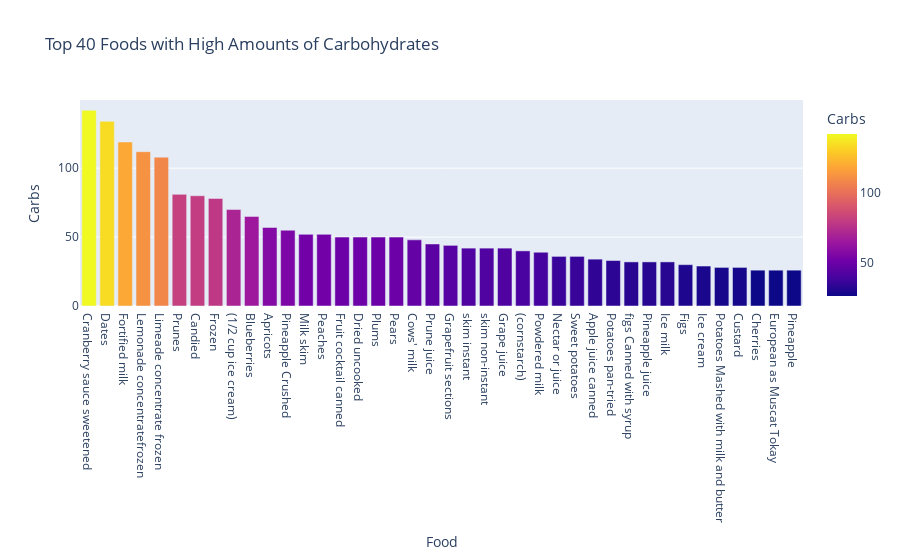

The cell this chart's notebook holds for it:
### Markdown cell above
The graph below shows the top 40 Foods with high level of Carbohydrates which can help people to consume the right level of carbohydrates in their diet

### Code cell
alls=[ 'Dairy products', 'Fats, Oils, Shortenings', 'Meat, Poultry',' Vegetables A-E',
 'Vegetables R-Z', 'Fruits A-F', 'Fruits G-P', 'Fiber', 'Fish, Seafood','Breads, cereals, fastfood,grains','Seeds and Nuts']

carbs= nutrients[nutrients['Category'].isin(alls)]

carbs= carbs.sort_values(by='Carbs', ascending= False)
top_40_carbs=carbs.head(40)
fig = px.bar(top_40_carbs, x='Food', y='Carbs', color='Carbs', title= 'Top 40 Foods with High Amounts of Carbohydrates')
fig.show()

### Figure 1 — Plotly figure (JSON) as saved in the notebook; plotly's stock layout.template omitted (floating-point values rounded to 4 significant figures)
{"data": [{"alignmentgroup": "True", "hovertemplate": "Food=%{x}<br>Carbs=%{marker.color}<extra></extra>", "legendgroup": "", "marker": {"color": [142, 134, 119, 112, 108, 81, 80, 78, 70, 65, 57, 55, 52, 52, 50, 50, 50, 50, 48, 45, 44, 42, 42, 42, 40, 39, 36, 36, 34, 33, 32, 32, 32, 30, 29, 28, 28, 26, 26, 26], "coloraxis": "coloraxis", "pattern": {"shape": ""}}, "name": "", "offsetgroup": "", "orientation": "v", "showlegend": false, "textposition": "auto", "type": "bar", "x": ["Cranberry sauce sweetened", "Dates", "Fortified milk", "Lemonade concentratefrozen", "Limeade concentrate frozen", "Prunes", "Candied", "Frozen ", "(1/2 cup ice cream)", "Blueberries", "Apricots", "Pineapple Crushed", "Milk skim", "Peaches", "Fruit cocktail canned", "Dried uncooked", "Plums", "Pears", "Cows' milk", "Prune juice", "Grapefruit sections", "skim instant", "skim non-instant", "Grape juice", "(cornstarch)", "Powdered milk", "Nectar or juice", "Sweet potatoes", "Apple juice canned", "Potatoes pan-tried", "figs Canned with syrup ", "Pineapple juice", "Ice milk", "Figs", "Ice cream", "Potatoes Mashed with milk and butter", "Custard", "Cherries", "European as Muscat Tokay", "Pineapple"], "xaxis": "x", "y": [142, 134, 119, 112, 108, 81, 80, 78, 70, 65, 57, 55, 52, 52, 50, 50, 50, 50, 48, 45, 44, 42, 42, 42, 40, 39, 36, 36, 34, 33, 32, 32, 32, 30, 29, 28, 28, 26, 26, 26], "yaxis": "y"}], "layout": {"barmode": "relative", "coloraxis": {"colorbar": {"title": {"text": "Carbs"}}, "colorscale": [[0, "#0d0887"], [0.1111, "#46039f"], [0.2222, "#7201a8"], [0.3333, "#9c179e"], [0.4444, "#bd3786"], [0.5556, "#d8576b"], [0.6667, "#ed7953"], [0.7778, "#fb9f3a"], [0.8889, "#fdca26"], [1, "#f0f921"]]}, "legend": {"tracegroupgap": 0}, "title": {"text": "Top 40 Foods with High Amounts of Carbohydrates"}, "xaxis": {"anchor": "y", "domain": [0, 1], "title": {"text": "Food"}}, "yaxis": {"anchor": "x", "domain": [0, 1], "title": {"text": "Carbs"}}}}
